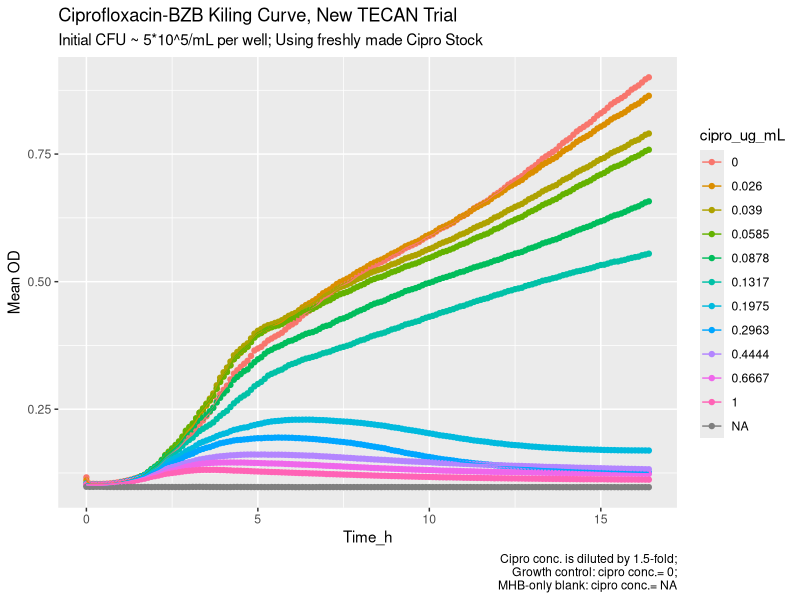
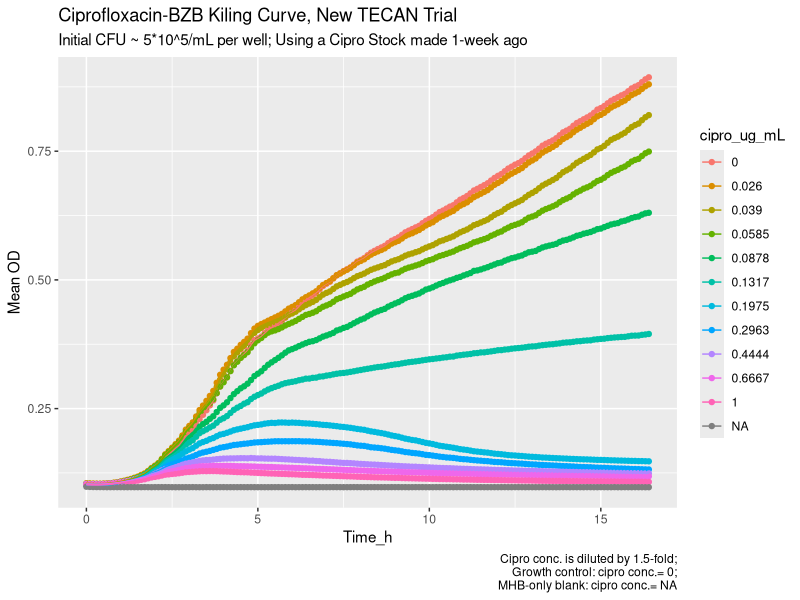
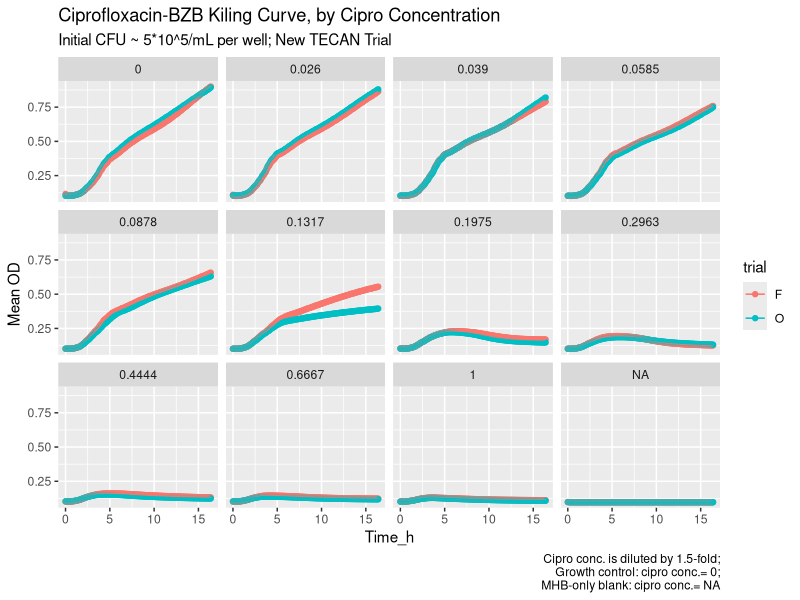
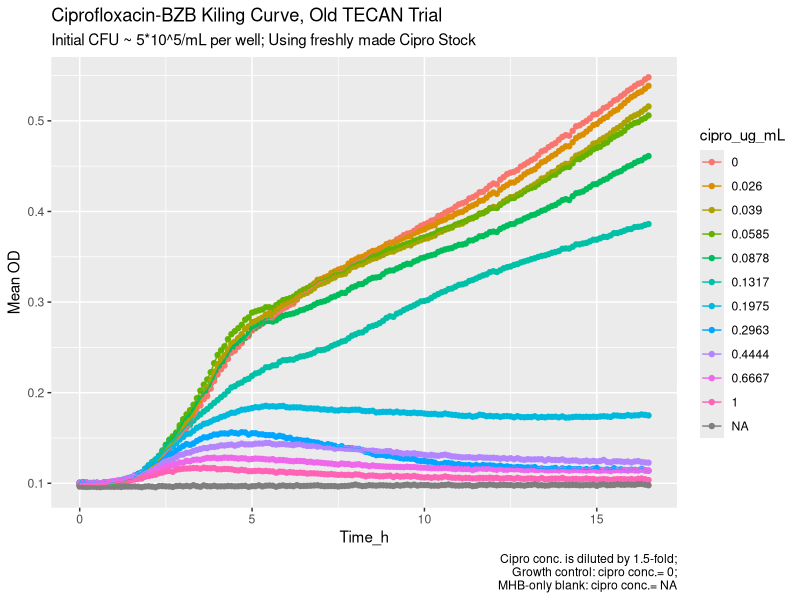
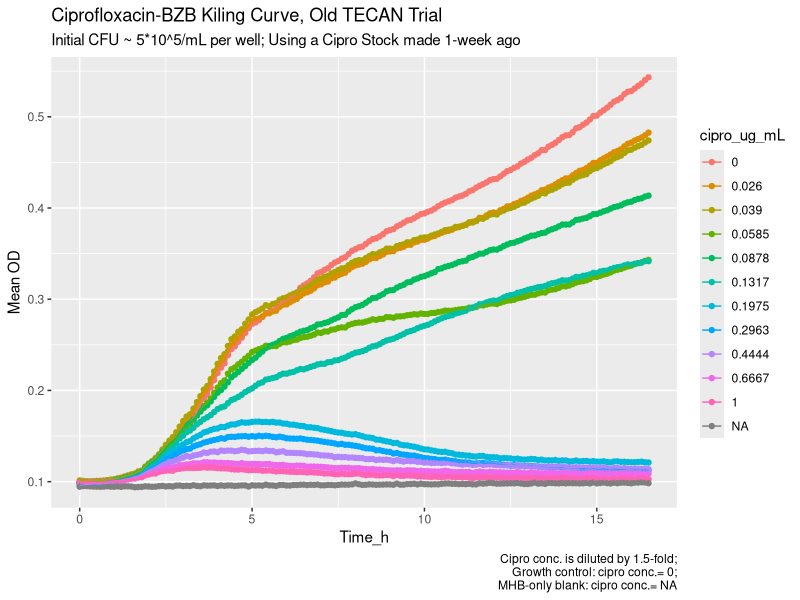
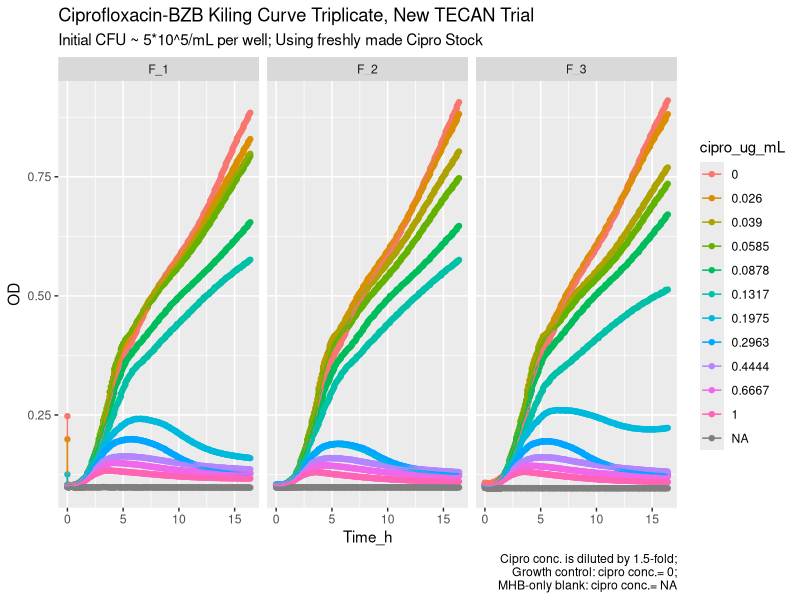
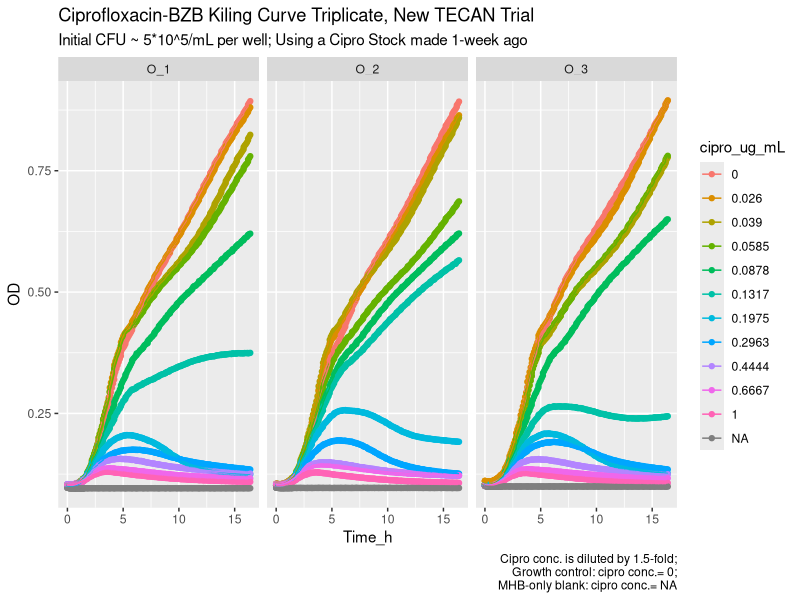
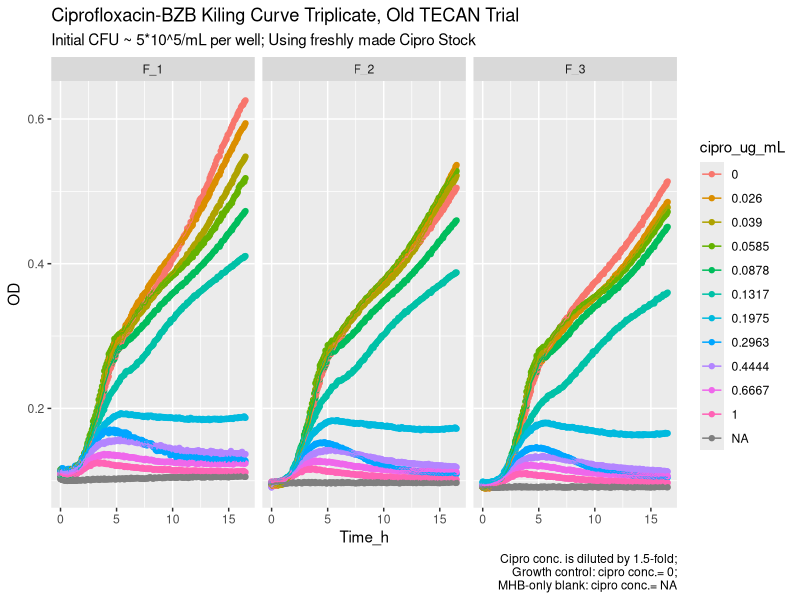

Recreate these plots in R, in order.
## ---- chunk 1
#make sure you set the folder where your file is saved as the current working directory
#check whether the excel file names are the same and don't change the dataframe name
library(readxl)
library(tidyverse)
library(stringr)

#Put in file names
OLD_1.5h <- read_excel("11.23_Cipro_BZB_TECANtest_OLD.xlsx", sheet="first")
OLD_15h <- read_excel("11.23_Cipro_BZB_TECANtest_OLD.xlsx", sheet="second") 
OLD_ref <- read_excel("11.23_Cipro_BZB_TECANtest_OLD.xlsx", sheet="keys")
#Old

NEW_1.5h <- read_excel("11.23_Cipro_BZB_TECANtest_NEW.xlsx", sheet="first")
NEW_15h <- read_excel("11.23_Cipro_BZB_TECANtest_NEW.xlsx", sheet="second") 
NEW_ref <- read_excel("11.23_Cipro_BZB_TECANtest_NEW.xlsx", sheet="keys")
## ---- chunk 2
NEW_1.5h$"Cycle" <- as.numeric(NEW_1.5h$"Cycle")
NEW_15h$"Cycle" <- as.numeric(NEW_15h$"Cycle")

NEW_15h$"Cycle" <- NEW_15h$"Cycle" + 90

NEW_15h$"Time_s" <- NEW_15h$"Time_s" + 5400

combined_NEW <- bind_rows(NEW_1.5h, NEW_15h)

#preserve both cycle nr. and time
pivoted_OD_NEW <- combined_NEW %>%
pivot_longer(cols = -c(1,2), names_to = "well_ID", values_to = "OD")

#change Time [s] to Time [h]
df_clean_NEW <- pivoted_OD_NEW%>%
  mutate(Time_min=round(Time_s/60,1),
         Time_h=round(Time_min/60,1))%>%
  select(Cycle, Time_h, Time_min, everything())

#add a key col
df_clean_NEW<- left_join(df_clean_NEW, NEW_ref[, c("well_ID", "key", "cipro_ug_mL", "trial", "trial_rep", "trial_ID")], by = "well_ID")

df_clean_NEW$cipro_ug_mL<-factor(as.numeric(df_clean_NEW$cipro_ug_mL))

## ---- chunk 3
OLD_1.5h$"Time_s" <- str_remove(OLD_1.5h$"Time_s", "s")
OLD_15h$"Time_s" <- str_remove(OLD_15h$"Time_s", "s")

OLD_1.5h$"Time_s" <- as.numeric(OLD_1.5h$"Time_s")
OLD_15h$"Time_s" <- as.numeric(OLD_15h$"Time_s")

OLD_15h$"Time_s" <- OLD_15h$"Time_s" + 5460

combined_OLD <- bind_rows(OLD_1.5h, OLD_15h)

#preserve both cycle nr. and time
pivoted_OD_OLD <- combined_OLD %>%
pivot_longer(cols = -c(1), names_to = "well_ID", values_to = "OD")

#change Time [s] to Time [h]
df_clean_OLD <- pivoted_OD_OLD%>%
  mutate(Time_min=round(Time_s/60,1),
         Time_h=round(Time_min/60,1))%>%
  select(Time_h, Time_min, everything())

#add a key col
df_clean_OLD<- left_join(df_clean_OLD, OLD_ref[, c("well_ID", "key", "cipro_ug_mL", "trial", "trial_rep", "trial_ID")], by = "well_ID")

df_clean_OLD$cipro_ug_mL<-factor(as.numeric(df_clean_OLD$cipro_ug_mL))
## ---- chunk 4
NEW_summarise <- df_clean_NEW %>%
  filter(trial != "test") %>%
  group_by(Time_h, trial, cipro_ug_mL) %>%
  summarise(
    min=min(OD, na.rm = TRUE),
    max=max(OD, na.rm = TRUE),
    mean = mean(OD, na.rm = TRUE),
    sd = sd(OD, na.rm = TRUE),
    .groups = "drop") %>%
  mutate(
    CV = sd/mean,
    log_mean = log10(mean),
    lower_error = log10(mean) - log10(mean - sd),
    upper_error = log10(mean + sd) - log10(mean))

## ---- chunk 5
OLD_summarise <- df_clean_OLD %>%
  filter(trial != "test") %>%
  group_by(Time_h, trial, cipro_ug_mL) %>%
  summarise(
    min=min(OD, na.rm = TRUE),
    max=max(OD, na.rm = TRUE),
    mean = mean(OD, na.rm = TRUE),
    sd = sd(OD, na.rm = TRUE),
    .groups = "drop") %>%
  mutate(
    CV = sd/mean,
    log_mean = log10(mean),
    lower_error = log10(mean) - log10(mean - sd),
    upper_error = log10(mean + sd) - log10(mean))
## ---- chunk 6
NEW_freshCipro<- NEW_summarise |>
  filter(trial == "F") |>
ggplot( 
       aes(x = Time_h, y = mean, color = cipro_ug_mL)) +
  geom_point() +
  geom_line()+
  #geom_errorbar(aes(ymin = mean-sd, ymax = mean+sd, color = cipro_ug_mL), width = 0.2)+
   labs(title = "Ciprofloxacin-BZB Kiling Curve, New TECAN Trial",
        subtitle = "Initial CFU ~ 5*10^5/mL per well; Using freshly made Cipro Stock",
        y="Mean OD",
        caption = str_wrap("Cipro conc. is diluted by 1.5-fold; Growth control: cipro conc.= 0; MHB-only blank: cipro conc.= NA", width = 35))

NEW_freshCipro

#set working directory before saving!
ggsave("./plots_ggsave/Cipro_BZB_NewTECAN_freshCipro_112326.png", plot = NEW_freshCipro, width = 7, height = 5, units = "in", dpi = 300)
## ---- chunk 7
NEW_oldCipro<- NEW_summarise |>
  filter(trial == "O") |>
ggplot( 
       aes(x = Time_h, y = mean, color = cipro_ug_mL)) +
  geom_point() +
  geom_line()+
  #geom_errorbar(aes(ymin = mean-sd, ymax = mean+sd, color = cipro_ug_mL), width = 0.2)+
   labs(title = "Ciprofloxacin-BZB Kiling Curve, New TECAN Trial",
        subtitle = "Initial CFU ~ 5*10^5/mL per well; Using a Cipro Stock made 1-week ago",
        y="Mean OD",
        caption = str_wrap("Cipro conc. is diluted by 1.5-fold; Growth control: cipro conc.= 0; MHB-only blank: cipro conc.= NA", width = 35))

NEW_oldCipro

#set working directory before saving!
ggsave("./plots_ggsave/Cipro_BZB_NewTECAN_oldCipro_112326.png", plot = NEW_oldCipro, width = 7, height = 5, units = "in", dpi = 300)
## ---- chunk 8
NEW_CiproCompare<- NEW_summarise |>
ggplot( 
       aes(x = Time_h, y = mean, color = trial)) +
  geom_point() +
  geom_line()+
  facet_wrap(~cipro_ug_mL)+
   labs(title = "Ciprofloxacin-BZB Kiling Curve, by Cipro Concentration",
        subtitle = "Initial CFU ~ 5*10^5/mL per well; New TECAN Trial",
        y="Mean OD",
        caption = str_wrap("Cipro conc. is diluted by 1.5-fold; Growth control: cipro conc.= 0; MHB-only blank: cipro conc.= NA", width = 35))

NEW_CiproCompare

#set working directory before saving!
ggsave("./plots_ggsave/Cipro_BZB_NewTECAN_CiproCompare_112326.png", plot = NEW_CiproCompare, width = 7, height = 5, units = "in", dpi = 300)
## ---- chunk 9
OLD_freshCipro<- OLD_summarise |>
  filter(trial == "F") |>
ggplot( 
       aes(x = Time_h, y = mean, color = cipro_ug_mL)) +
  geom_point() +
  geom_line()+
  #geom_errorbar(aes(ymin = mean-sd, ymax = mean+sd, color = cipro_ug_mL), width = 0.2)+
   labs(title = "Ciprofloxacin-BZB Kiling Curve, Old TECAN Trial",
        subtitle = "Initial CFU ~ 5*10^5/mL per well; Using freshly made Cipro Stock",
        y="Mean OD",
        caption = str_wrap("Cipro conc. is diluted by 1.5-fold; Growth control: cipro conc.= 0; MHB-only blank: cipro conc.= NA", width = 35))

OLD_freshCipro

#set working directory before saving!
ggsave("./plots_ggsave/Cipro_BZB_OldTECAN_freshCipro_112326.png", plot = OLD_freshCipro, width = 7, height = 5, units = "in", dpi = 300)
## ---- chunk 10
OLD_oldCipro<- OLD_summarise |>
  filter(trial == "O") |>
ggplot( 
       aes(x = Time_h, y = mean, color = cipro_ug_mL)) +
  geom_point() +
  geom_line()+
  #geom_errorbar(aes(ymin = mean-sd, ymax = mean+sd, color = cipro_ug_mL), width = 0.2)+
   labs(title = "Ciprofloxacin-BZB Kiling Curve, Old TECAN Trial",
        subtitle = "Initial CFU ~ 5*10^5/mL per well; Using a Cipro Stock made 1-week ago",
        y="Mean OD",
        caption = str_wrap("Cipro conc. is diluted by 1.5-fold; Growth control: cipro conc.= 0; MHB-only blank: cipro conc.= NA", width = 35))

OLD_oldCipro

#set working directory before saving!
ggsave("./plots_ggsave/Cipro_BZB_OldTECAN_oldCipro_112326.png", plot = OLD_oldCipro, width = 7, height = 5, units = "in", dpi = 300)
## ---- chunk 11
NEW_fresh_reps<- df_clean_NEW |>
  filter(trial == "F") |>
ggplot(aes(x = Time_h, y = OD, color = cipro_ug_mL)) +
  geom_point() +
  geom_line()+
  facet_wrap(~trial_rep)+
   labs(title = "Ciprofloxacin-BZB Kiling Curve Triplicate, New TECAN Trial",
        subtitle = "Initial CFU ~ 5*10^5/mL per well; Using freshly made Cipro Stock",
        y="OD",
        caption = str_wrap("Cipro conc. is diluted by 1.5-fold; Growth control: cipro conc.= 0; MHB-only blank: cipro conc.= NA", width = 35))

NEW_fresh_reps

#set working directory before saving!
ggsave("./plots_ggsave/Cipro_BZB_reps_NewTECAN_freshCipro_112326.png", plot = NEW_fresh_reps, width = 7, height = 5, units = "in", dpi = 300)
## ---- chunk 12
NEW_oldC_reps<- df_clean_NEW |>
  filter(trial == "O") |>
ggplot(aes(x = Time_h, y = OD, color = cipro_ug_mL)) +
  geom_point() +
  geom_line()+
  facet_wrap(~trial_rep)+
   labs(title = "Ciprofloxacin-BZB Kiling Curve Triplicate, New TECAN Trial",
        subtitle = "Initial CFU ~ 5*10^5/mL per well; Using a Cipro Stock made 1-week ago",
        y="OD",
        caption = str_wrap("Cipro conc. is diluted by 1.5-fold; Growth control: cipro conc.= 0; MHB-only blank: cipro conc.= NA", width = 35))

NEW_oldC_reps

#set working directory before saving!
ggsave("./plots_ggsave/Cipro_BZB_reps_NewTECAN_oldCipro_112326.png", plot = NEW_oldC_reps, width = 7, height = 5, units = "in", dpi = 300)
## ---- chunk 13
OLD_fresh_reps<- df_clean_OLD |>
  filter(trial == "F") |>
ggplot(aes(x = Time_h, y = OD, color = cipro_ug_mL)) +
  geom_point() +
  geom_line()+
  facet_wrap(~trial_rep)+
   labs(title = "Ciprofloxacin-BZB Kiling Curve Triplicate, Old TECAN Trial",
        subtitle = "Initial CFU ~ 5*10^5/mL per well; Using freshly made Cipro Stock",
        y="OD",
        caption = str_wrap("Cipro conc. is diluted by 1.5-fold; Growth control: cipro conc.= 0; MHB-only blank: cipro conc.= NA", width = 35))

OLD_fresh_reps

#set working directory before saving!
ggsave("./plots_ggsave/Cipro_BZB_reps_OldTECAN_freshCipro_112326.png", plot = OLD_fresh_reps, width = 7, height = 5, units = "in", dpi = 300)
## ---- chunk 14
OLD_oldC_reps<- df_clean_OLD |>
  filter(trial == "O") |>
ggplot(aes(x = Time_h, y = OD, color = cipro_ug_mL)) +
  geom_point() +
  geom_line()+
  facet_wrap(~trial_rep)+
   labs(title = "Ciprofloxacin-BZB Kiling Curve Triplicate, Old TECAN Trial",
        subtitle = "Initial CFU ~ 5*10^5/mL per well; Using a Cipro Stock made 1-week ago",
        y="OD",
        caption = str_wrap("Cipro conc. is diluted by 1.5-fold; Growth control: cipro conc.= 0; MHB-only blank: cipro conc.= NA", width = 35))

OLD_oldC_reps

#set working directory before saving!
ggsave("./plots_ggsave/Cipro_BZB_reps_OldTECAN_oldCipro_112326.png", plot = OLD_oldC_reps, width = 7, height = 5, units = "in", dpi = 300)
## ---- chunk 15
TECANcompare<- inner_join(
  NEW_summarise[,c("Time_h", "trial", "cipro_ug_mL", "mean")],
  OLD_summarise[,c("Time_h", "trial", "cipro_ug_mL", "mean")],
  by= c("Time_h", "trial", "cipro_ug_mL"),
  suffix = c(".NewT", ".OldT"))

TECANcompare <- TECANcompare|>
  pivot_longer(cols = -c(1,2,3), names_to = "TECAN", values_to = "meanOD")
## ---- chunk 16
TECANcompare_curve<- TECANcompare |>
 filter(trial == "F") |>
ggplot( 
       aes(x = Time_h, y = meanOD, color = TECAN)) +
  geom_point() +
  geom_line()+
 facet_wrap(~cipro_ug_mL)+
   labs(title = "Ciprofloxacin-BZB Kiling Curve, by Cipro Concentration",
        subtitle = "Initial CFU ~ 5*10^5/mL per well; Using freshly made Cipro Stock",
        y="Mean OD",
        color="Tecan Model",
        caption = str_wrap("Cipro conc. is diluted by 1.5-fold; Growth control: cipro conc.= 0; MHB-only blank: cipro conc.= NA", width = 35))

TECANcompare_curve

#set working directory before saving!
ggsave("./plots_ggsave/Cipro_BZB_TECANcompare_freshCipro_112326.png", plot = TECANcompare_curve, width = 7, height = 5, units = "in", dpi = 300)
